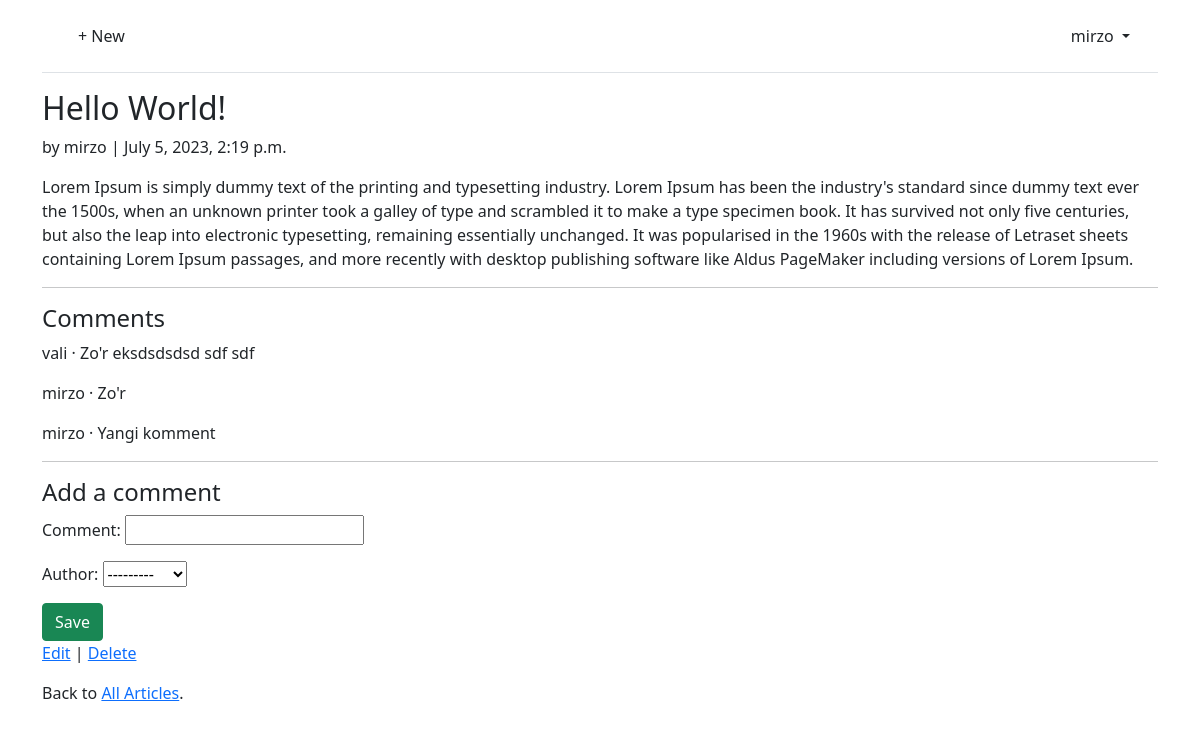
Screenshot of /articles/1/ (signed in) with the database file from the repository.
### accounts/models.py (models this page shows)
class CustomUser(AbstractUser):
    age = models.PositiveIntegerField(null=True, blank=True)
    name = models.CharField(null=True, blank=True, max_length=100)

### articles/models.py (models this page shows, shortened)
class Article(models.Model):
    title = models.CharField(max_length=255)
    body = models.TextField()
    date = models.DateTimeField(auto_now_add=True)
    author = models.ForeignKey(
        settings.AUTH_USER_MODEL,
        on_delete=models.CASCADE,
    )

class Comment(models.Model):  # new
    article = models.ForeignKey(Article, on_delete=models.CASCADE)
    comment = models.CharField(max_length=140)
    author = models.ForeignKey(
        settings.AUTH_USER_MODEL,
        on_delete=models.CASCADE,
    )
    def __str__(self):
        return self.comment

### articles/views.py (the view, shortened to what this page needs)
# urls.py: path("<int:pk>/", ArticleDetailView.as_view(), name="article_detail"),
class ArticleDetailView(LoginRequiredMixin, View):  # new
    def get(self, request, *args, **kwargs):
        view = CommentGet.as_view()
        return view(request, *args, **kwargs)

### articles/forms.py
class CommentForm(forms.ModelForm):
    class Meta:
        model = Comment
        fields = ("comment", "author")

### articles/views.py (called while the page is built)
    def get_context_data(self, **kwargs):
        context = super().get_context_data(**kwargs)
        context["form"] = CommentForm()
        return context

### templates/article_detail.html (shortened to what this page needs)
{% extends "base.html" %}
{% block content %}
    <div class="article-entry">
        <h2>{{ object.title }}</h2>
        <p>by {{ object.author }} | {{ object.date }}</p>
        <p>{{ object.body }}</p>
    </div>
    <hr>
    <h4>Comments</h4>
    {% for comment in article.comment_set.all %}<p>{{ comment.author }} &middot; {{ comment }}</p>{% endfor %}
    <hr>
    <h4>Add a comment</h4>
    <form action="" method="post">
        {{ form.as_p }}
        <button class="btn btn-success ml-2" type="submit">Save</button>
    </form>
    <p>
        <a href="{% url 'article_edit' article.pk %}">Edit</a> |
        <a href="{% url 'article_delete' article.pk %}">Delete</a>
    </p>
    <p>
        Back to <a href="{% url 'article_list' %}">All Articles</a>.
    </p>
{% endblock content %}

### templates/base.html (shortened to what this page needs)
<!DOCTYPE html>
<html>
<head>
  <link href="https://cdn.jsdelivr.net/npm/bootstrap@5.1.3/dist/css/bootstrap.min.css" rel="stylesheet"
>
</head>
<body>
  <div class="container">
    <header class="p-3 mb-3 border-bottom">
      <div class="container">
        <div class="d-flex flex-wrap align-items-center justify-content-center
          justify-content-lg-start">
          <ul class="nav col-12 col-lg-auto me-lg-auto mb-2 justify-content-center
            mb-md-0">
            {% if user.is_authenticated %}
            <li><a href="{% url 'article_new' %}" class="nav-link px-2 link-dark">+ New</a></li>
          </ul>
          <div class="dropdown text-end">
            <a href="#" class="d-block link-dark text-decoration-none dropdown-toggle" id="dropdownUser1"
              data-bs-toggle="dropdown" aria-expanded="false">
              {{ user.username }}
            </a>
          </div>
          {% else %}
          <div class="text-end">
            <a href="{% url 'login' %}" class="btn btn-outline-primary me-2">Log
              In</a>
            <a href="{% url 'signup' %}" class="btn btn-primary">Sign Up</a>
          </div>
          {% endif %}
        </div>
      </div>
    </header>
    <main>
      {% block content %}
      {% endblock content %}
    </main>
  </div>
</body>
</html>

### rows the page displays
CustomUser: username "mirzo"
Article: title "Hello World!", author "mirzo", date "July 5, 2023, 2:19 p.m.", body "Lorem Ipsum is simply dummy text of the printing and typesetting industry. Lorem Ipsum has been the industry's standard since dummy text ever the 1500s, when an unknown printer took a galley of type and scrambled it to make a type specimen book. It has survived not only five centuries, but also the leap into electronic typesetting, remaining essentially unchanged. It was popularised in the 1960s with the release of Letraset sheets containing Lorem Ipsum passages, and more recently with desktop publishing software like Aldus PageMaker including versions of Lorem Ipsum."
Comment: author "vali", comment "Zo'r eksdsdsdsd sdf sdf"
Comment: author "mirzo", comment "Zo'r"
Comment: author "mirzo", comment "Yangi komment"
